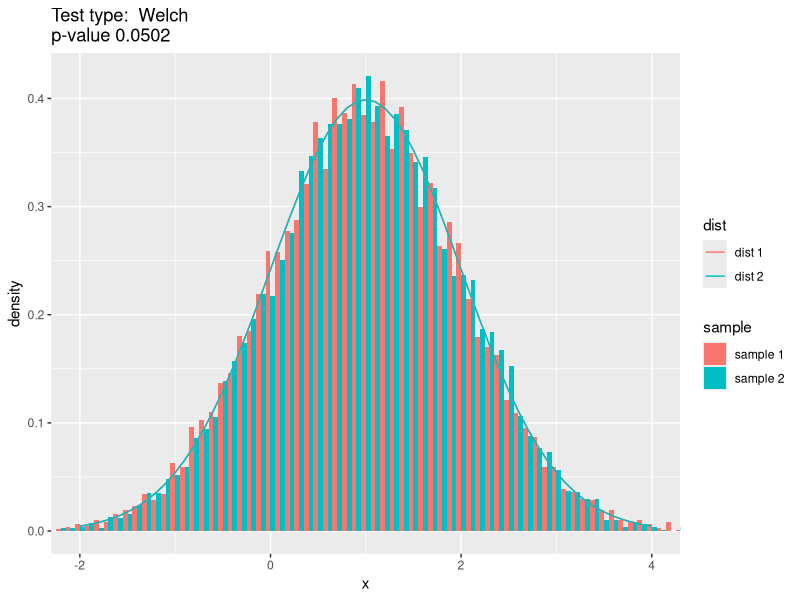
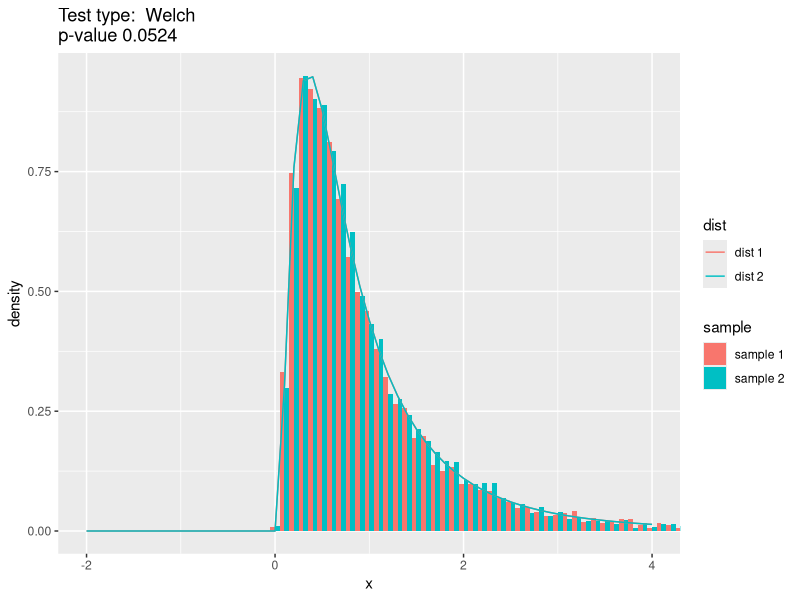
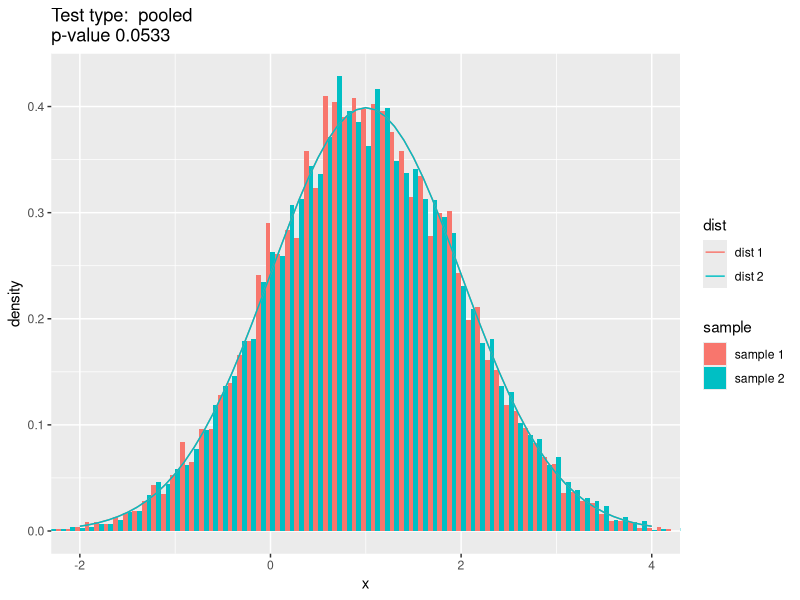
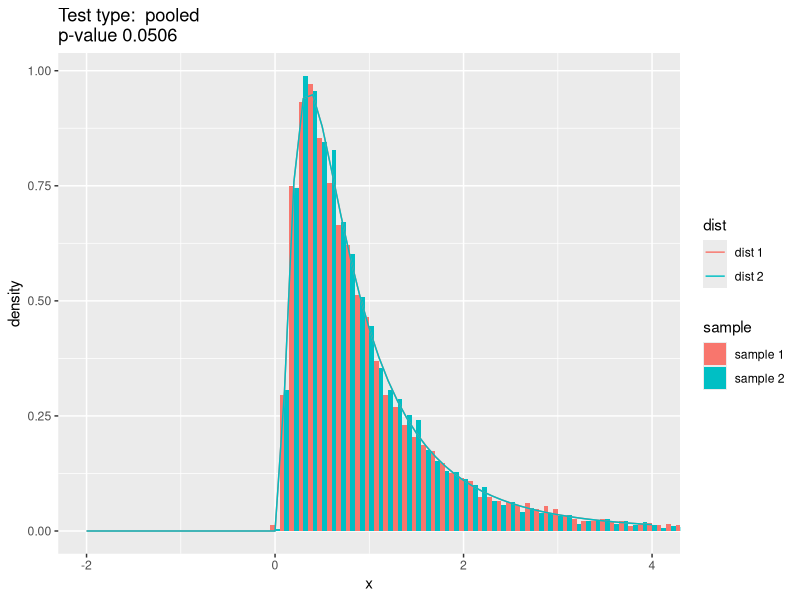

The R source for these figures, in order:
library(tidyverse)
library(lubridate)
library(scales)
library(mgcv)

# Vraag 3

# Voorbereiding: Lognormale verdeling
# Random generator voor de Log-normale distributie
rlnorm2 <- function(n, mu = 1, sd = 1) {
  exp_sdlog_sq <- 1 + sd ^ 2 / mu ^ 2
  sdlog <- sqrt(log(exp_sdlog_sq))
  meanlog <- log(mu / sqrt(exp_sdlog_sq))
  
  rlnorm(n, meanlog, sdlog)
}

# Density functie voor de Log-normale distributie
dlnorm2 <- function(n, mu = 1, sd = 1) {
  exp_sdlog_sq <- 1 + sd ^ 2 / mu ^ 2
  sdlog <- sqrt(log(exp_sdlog_sq))
  meanlog <- log(mu / sqrt(exp_sdlog_sq))
  
  dlnorm(n, meanlog, sdlog)
}

# We kunnen dit testen op een aantal verschillende combinaties voor de parameters $\mu_{L}$ en $\sigma_{L}$.
# Eerst maken we een data frame met verschillende combinaties voor $\mu_{L}$ en $\sigma_{L}$. Dan gebruiken we de functie sapply om de gemiddelde waarden te berekenen voor een sample.
# Als de functie goed gedefinieerd is, moeten de gemeten gemiddelde waarde en standaardafwijking overeenkomen met de waarden van de parameters.
#
# Het resultaat van deze berekening is een matrix, waarbij de eerste 2 rijen de parameters weergeven, en de laatste 2 rijen de (afgeronde) gemeten waarden.

test.params <- expand.grid(c(1, 2, 3), c(0.5, 1, 2))

sapply(1:nrow(test.params), function(i) {
  mu <- test.params[i, 1]
  sd <- test.params[i, 2]
  test.data <- rlnorm2(100000, mu, sd)
  list(
    mu = mu,
    sd = sd,
    sample_mu = round(mean(test.data), 1),
    sample_sd = round(sd(test.data), 1)
  )
})


# De gemeten waarde komt inderdaad overeen met de waarden van de parameters, dus de functie werkt zoals het hoort.

## Monte-Carlo simulatie functie

# Er wordt gevraagd om Monte-Carlo simulaties uit te voeren in een aantal verschillende situaties. Hiervoor definiëren we een functie, met volgende parameters (algemener dan in de vraagstelling)
#
# * dist (waarden **norm** of **lnorm**) : Data uit een normale/lognormale verdeling
# * n.total : totaal aantal samples voor steekproef 1 en steekproef 2 samen
# * sample.ratio (default 1) : verhouding van het aantal samples in steekproef 1 tov. steekproef 2, bv.
# + n.total = 200, sample.ratio = 3 leidt tot 150 samples in steekproef 1 en 50 in steekproef 2
# + de default waarde leidt tot een gelijk aantal samples
# * mu : gemiddelde waarde voor beide steekproeven
# * sd : standaardafwijking voor steekproef 1
# * sd.ratio : verhouding van standaardafwijking voor steekproef 1 tov. die van steekproef 2
# + sd.ratio = 5 betekent $\sigma_{1} = 1$ en $\sigma_{2} = 1/5$
#   * test.type (waarden **pooled** of **Welch**) : geeft aan of de t-test gebruik maakt van de "pooled" variantie, of van de Welch benadering voor het aantal vrijheidsgraden.
# * R (default 10000) : aantal Monte-Carlo simulaties in elk scenario
# * alpha (default 0.05) : p-value drempelwaarde
#
# De functie geeft een list terug met daarin de gebruikte (afgeleide) parameterwaarden en de berekende waarde voor de typeI fouten tov. drempelwaarde alpha.
# De list bevat daarnaast ook het laatste paar steekproeven, voor controle.

sim.mctest <- function(dist = c("norm", "lnorm"),
                       n.total,
                       sample.ratio = 1,
                       mu = 1,
                       sd = 1,
                       sd.ratio = 1,
                       test.type = c("pooled", "Welch"),
                       R = 10000,
                       alpha = 0.05) {
  # calculate sample sizes
  n1 <- n.total / (1 + 1 / sample.ratio)
  n2 <- n.total / (1 + sample.ratio)
  
  test.type <- test.type[1]
  if (!(test.type %in% c("pooled", "Welch"))) {
    stop(paste("Invalid test type", test.type))
  }
  # valid test type
  t.test.var.equal <- test.type == "pooled"
  
  mu1 <- mu
  mu2 <- mu
  sd1 <- sd
  sd2 <- sd / sd.ratio
  
  dist <- dist[1]
  if (!(dist %in% c("norm", "lnorm"))) {
    stop("invalid distribution")
  }
  
  # valid distribution type
  if (dist == "norm") {
    dist.fun <- rnorm
  } else {
    dist.fun <- rlnorm2
  }
  
  cnt.typeI <- 0
  for (i in 1:R) {
    d1 <- dist.fun(n1, mu1, sd1)
    d2 <- dist.fun(n2, mu2, sd2)
    
    pval <- t.test(d1, d2, var.equal = t.test.var.equal)$p.value
    if (pval < alpha) {
      cnt.typeI <- cnt.typeI + 1
    }
  }
  
  # output a list with all simulation parameters
  list(
    n.total = n.total,
    # total sample size
    n1 = n1,
    # sample 1 size
    n2 = n2,
    # sample 2 size,
    dist = dist,
    # distribution type
    test.type = test.type,
    # test type
    d1 = d1,
    # last d1 sample
    d2 = d2,
    # last d2 sample
    mu1 = mu1,
    mu2 = mu2,
    sd1 = sd1,
    sd2 = sd2,
    typeI.fout.pct = cnt.typeI / R
  )
  
}


## Test functie
# Om deze functie te testen definiëren we volgende functie.
# Deze functie resulteert in een ggplot object met daarin de (density) histogrammen van de laatste steekproeven, de theoretische density functie, en de berekende p-value.


eval.mctest <- function(test) {
  plot_data <-
    rbind(
      data.frame(sample = "sample 1", x = test$d1),
      data.frame(sample = "sample 2", x = test$d2)
    )
  
  # valid distribution type
  if (test$dist == "norm") {
    dist.fun <- dnorm
  } else {
    dist.fun <- dlnorm2
  }
  
  dist_data_1 <- tibble(
    dist = "dist 1",
    x = seq(test$mu1 - 3 * test$sd1, test$mu1 + 3 * test$sd1, by = 0.1),
    y = dist.fun(x, test$mu1, test$sd1)
  )
  dist_data_2 <- tibble(
    dist = "dist 2",
    x = seq(test$mu2 - 3 * test$sd2, test$mu2 + 3 * test$sd2, by = 0.1),
    y = dist.fun(x, test$mu2, test$sd2)
  )
  
  display_range <- c(min(c(
    min(dist_data_1$x), min(dist_data_2$x)
  )),
  max(c(
    max(dist_data_1$x), max(dist_data_2$x)
  )))
  
  p <- ggplot(plot_data, aes(x)) +
    geom_histogram(aes(y = ..density.., fill = sample),
                   position = "dodge",
                   binwidth = 0.1,
                   stat) +
    geom_line(aes(x, y, color = dist), data = dist_data_1) +
    geom_line(aes(x, y, color = dist), data = dist_data_2) +
    coord_cartesian(xlim = display_range) +
    ggtitle(paste(
      "Test type: ",
      test$test.type,
      "\np-value",
      test$typeI.fout.pct
    ))
  
  p
}

## Tests

# We voeren een aantal tests uit, met grote getallen, omdat in dit geval de berekende p-waarde de verwachte p-waarde van 0.05 goed moet benaderen.
#
# Een eerste test, met de normale verdeling

test1 <- sim.mctest(
  n.total = 20000,
  sample.ratio = 1,
  dist = "norm",
  mu = 1,
  sd = 1,
  sd.ratio = 1,
  test.type = "Welch",
  R = 10000,
  alpha = 0.05
)
eval.mctest(test1)

# Een tweede test, met de log-normale verdeling
test2 <- sim.mctest(
  n.total = 20000,
  sample.ratio = 1,
  dist = "lnorm",
  mu = 1,
  sd = 1,
  sd.ratio = 1,
  test.type = "Welch",
  R = 10000,
  alpha = 0.05
)
eval.mctest(test2)

# Een test, met de normale verdeling en de pooled-variance two-sample t-test.
test3 <- sim.mctest(
  n.total = 20000,
  sample.ratio = 1,
  dist = "norm",
  mu = 1,
  sd = 1,
  sd.ratio = 1,
  test.type = "pooled",
  R = 10000,
  alpha = 0.05
)
eval.mctest(test3)

# Een test, met de normale verdeling en de pooled-variance two-sample t-test en een log-normale verdeling.
test4 <- sim.mctest(
  n.total = 20000,
  sample.ratio = 1,
  dist = "lnorm",
  mu = 1,
  sd = 1,
  sd.ratio = 1,
  test.type = "pooled",
  R = 10000,
  alpha = 0.05
)
eval.mctest(test4)

## Scenario's
# Om alle scenario's uit te voeren, bouwen we eerst een data frame op met alle combinaties van voorwaarden :

params <- expand.grid(
  dist = c("norm", "lnorm"),
  sd.ratio = c(1, 5),
  n.total = c(20, 200),
  sample.ratio = c(1, 1 / 3),
  test.type = c("pooled", "Welch")
)

# En via lapply kunnen we de Monte-Carlo simulatie toepassen met de parameters in dit data frame.

sims <- sapply(1:nrow(params), function(i) {
  p <- params[i, ]
  
  p.val <- sim.mctest(
    n.total = p$n.total,
    sample.ratio = p$sample.ratio,
    dist = p$dist,
    mu = 1,
    sd = 1,
    sd.ratio = p$sd.ratio,
    test.type = p$test.type,
    R = 10000
  )$typeI.fout.pct
})

result <- params %>%
  mutate(p.val = sims)

result %>%
  arrange(sd.ratio, sample.ratio, test.type, dist, n.total)

# We kunnen de invloed van elk van de parameters bekijken door voor elke parameter een succes percentage te berekenen, dwz. het aantal gevallen waarbij de Monte-Carlo simulatie een "aanvaardbare" p-waarde oplevert.

success.rate <- function(p.val.threshold) {
  do.call("bind_rows", lapply(names(params), function(p) {
    res.table <- result %>%
      mutate(p.val.ok = p.val < p.val.threshold) %>%
      filter(p.val.ok == TRUE) %>%
      group_by_at(.vars = c(p, "p.val.ok")) %>%
      count() %>%
      ungroup() %>%
      mutate(parameter = p,
             success.pct = round(100 * n / 16, 0)) %>%
      rename_at(.vars = p, funs(paste0("value"))) %>%
      mutate(value = as.character(value)) %>%
      select(parameter, value, n, success.pct)
    
    
    res.table
  }))
}


# Voor een "aanvaardbare" p-waarde van 0.05 :
success.rate(0.05)

# Voor een "aanvaardbare" p-waarde van 0.055 :
success.rate(0.055)

# Voor een "aanvaardbare" p-waarde van 0.06 :
success.rate(0.06)

# De invloed van het type test, voor de verschillende combinaties van de andere parameters.

result %>%
  spread(test.type, p.val) %>%
  mutate(
    winner = if_else(pooled < Welch, "pooled", "Welch"),
    diff = round(100 * (Welch - pooled) / if_else(pooled < Welch, Welch, pooled), 1)
  )

## Conclusie
#
# De Monte-Carlo simulatie is efficiënter
#
# * voor een normale distributie dan voor een lognormale
# * wanneer de standaardafwijkingen van beide populaties gelijk zijn
# * wanneer de samples even groot zijn, en voldoende groot
# * voor gelijke standaardafwijkingen tov. verschillende standaardafwijkingen
# * een Welch t-test geeft betere resultaten dan een pooled, zeker wanneer de standaardafwijkingen verschillend zijn
